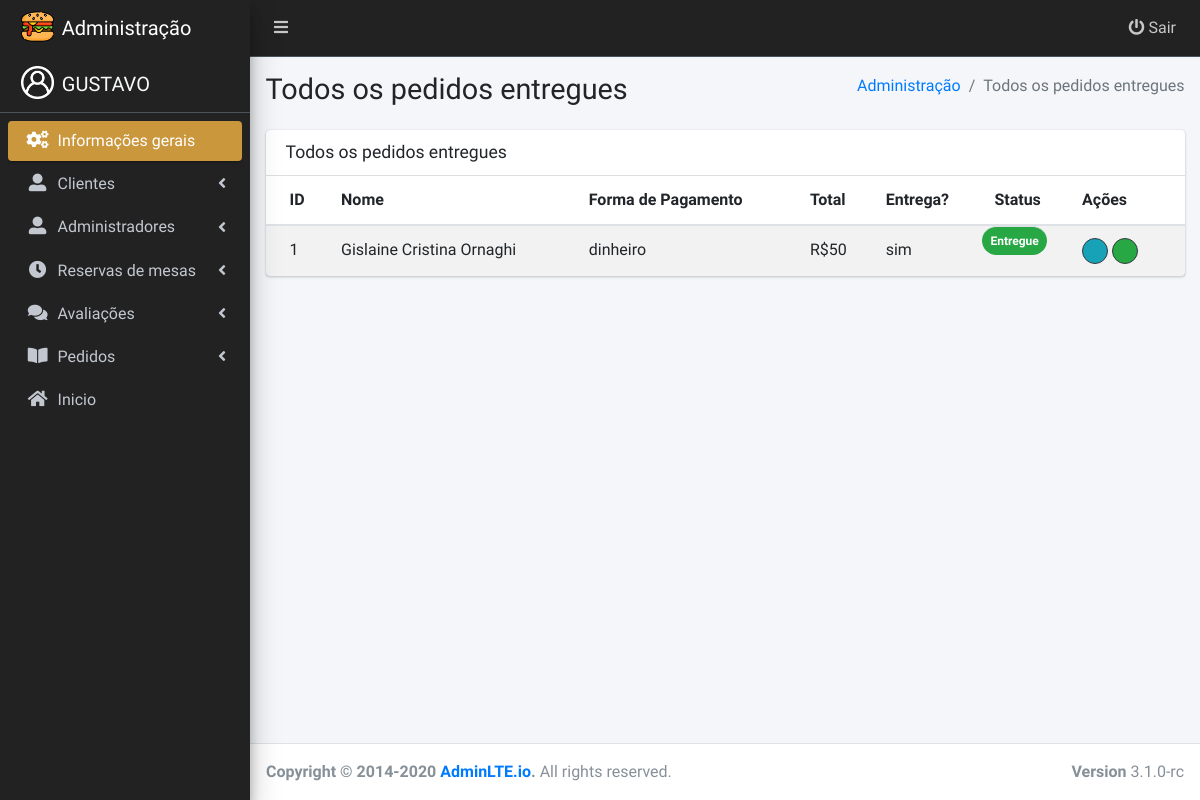
Before: /view/admin/pedidoEntregue.php (signed in) with the older database file.
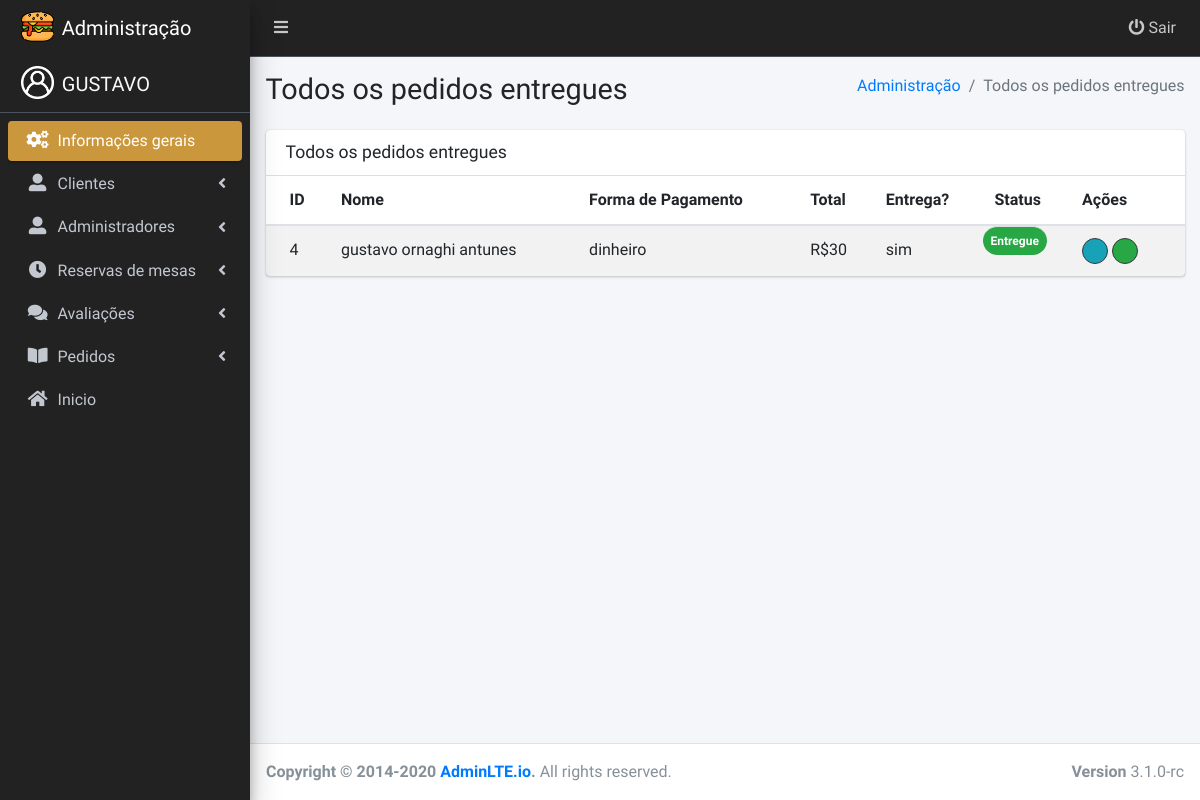
After: the same page with the newer database file.
### tables this page shows
CREATE TABLE IF NOT EXISTS `pedido` (
  `id` int(11) NOT NULL AUTO_INCREMENT,
  `id_endereco` int(11) NOT NULL,
  `id_usuario` int(11) NOT NULL,
  `total` varchar(50) NOT NULL DEFAULT '',
  `status` varchar(50) NOT NULL DEFAULT '',
  `forma_pagamento` varchar(50) NOT NULL DEFAULT '',
  `obs` varchar(255) NOT NULL,
  `entrega` varchar(50) NOT NULL,
  PRIMARY KEY (`id`),
  KEY `FK_idUsuario` (`id_usuario`),
  KEY `id_endereco` (`id_endereco`)
);

CREATE TABLE IF NOT EXISTS `usuario` (
  `id` int(11) NOT NULL AUTO_INCREMENT,
  `nome` varchar(45) NOT NULL,
  `email` varchar(45) NOT NULL,
  `senha` varchar(45) NOT NULL,
  `telefone` varchar(45) NOT NULL,
  PRIMARY KEY (`id`)
);

### model/Usuario.php (called while the page is built, shortened)
<?php
class Usuario{
    public function ListarLogado($id) {
        $sql = "SELECT * FROM usuario where id = '$id'";
        $conexao = new PDO('mysql:host=127.0.0.1;dbname=lanchonete2', 'root', '');
        $resultado = $conexao->query($sql);
        $lista = $resultado->fetch();
        return $lista;
    }
}
?>

### model/Pedido.php (called while the page is built, shortened)
<?php
	class Pedido{
		public function listarEntregue(){
			$sql = "SELECT pedido.id, pedido.total, pedido.status, pedido.forma_pagamento, pedido.entrega, usuario.nome FROM pedido INNER JOIN usuario ON pedido.id_usuario = usuario.id WHERE STATUS = 'Entregue'";
			$conexao = new PDO('mysql:host=127.0.0.1;dbname=lanchonete2', 'root', '');
			$resultado = $conexao->query($sql);
			$lista = $resultado->fetchAll();
			return $lista;
		}
	}

### view/admin/pedidoEntregue.php (the view, shortened to what this page needs)
<!DOCTYPE html>
<?php
  require_once '../../model/Pedido.php';
  $pedido = new Pedido();
  $lista = $pedido->listarEntregue();
  $logado = $_SESSION['usuario_logado'];
if ($logado == 1) {
?>
<html lang="en">
<head>
  <link rel="stylesheet" href="https://pro.fontawesome.com/releases/v5.2.0/css/all.css">
  <link rel="stylesheet" href="https://static.fontawesome.com/css/fontawesome-app.css">
  <link rel="stylesheet" href="dist/css/adminlte.min.css">
</head>
<body class="hold-transition sidebar-mini">
<div class="wrapper">
  <?php
    include("layout/navbar.php");
   ?>
  <?php
    include("layout/sidebar.php");
   ?>
  <div class="content-wrapper">
    <section class="content-header">
      <div class="container-fluid">
        <div class="row mb-2">
          <div class="col-sm-6">
            <h1>Todos os pedidos entregues</h1>
          </div>
          <div class="col-sm-6">
            <ol class="breadcrumb float-sm-right">
              <li class="breadcrumb-item"><a href="index.php">Administração</a></li>
              <li class="breadcrumb-item active">Todos os pedidos entregues</li>
            </ol>
          </div>
        </div>
      </div>
    </section>
    <section class="content">
      <div class="container-fluid">
        <div class="row">
          <div class="col-md-12">
            <div class="card">
              <div class="card-header">
                <h3 class="card-title">Todos os pedidos entregues</h3>
              </div>
              <div class="card-body p-0">
                <table class="table table-striped">
                  <thead>
                    <tr>
                      <th>ID</th>
                      <th>Nome</th>
                      <th>Forma de Pagamento</th>
                      <th>Total</th>
                      <th>Entrega?</th>
                      <th>Status</th>
                      <th>Ações</th>
                    </tr>
                  </thead>
                  <tbody>
                    <?php foreach($lista as $linha): ?>
                    <tr>
                      <td><?php echo $linha['id'] ?></td>
                      <td><?php echo $linha['nome'] ?></td>
                      <td><?php echo $linha['forma_pagamento'] ?></td>
                      <td>R$<?php echo $linha['total'] ?></td>
                      <td><?php echo $linha['entrega'] ?></td>
                        <td class="badge badge-pill bg-success p-2"> <?php echo $linha['status'] ?> </td>
                      <td>
                        <a href="#"><i class="taman far fa-info atualizar text-light bg-info rounded-circle border border-dark p-1"></i></a>
                        <a href="#" data-toggle="modal" data-target="#atualizarDelivery<?php echo $linha['id'] ?>"><i class="taman far fa-sync atualizar text-light bg-success rounded-circle border border-dark p-1"></i></a>
                      </td>
                      </tr>
                    <?php endforeach ?>
                  </tbody>
                </table>
              </div>
            </div>
          </div>
        </div>
      </div>
    </section>
  </div>
  <footer class="main-footer">
    <div class="float-right d-none d-sm-block">
      <b>Version</b> 3.1.0-rc
    </div>
    <strong>Copyright &copy; 2014-2020 <a href="https://adminlte.io">AdminLTE.io</a>.</strong> All rights reserved.
  </footer>
</div>
</body>
</html>
<?php } else { header('Location: ../usuario-nao-logado.php'); } ?>

Changed rows visible on the page:
no longer on this page (row unchanged): pedido: id "1", id_usuario.nome "Gislaine Cristina Ornaghi", forma_pagamento "dinheiro", total "50", entrega "sim", status "Entregue"
added pedido: id "4", id_usuario.nome "gustavo ornaghi antunes", forma_pagamento "dinheiro", total "30", entrega "sim", status "Entregue"
